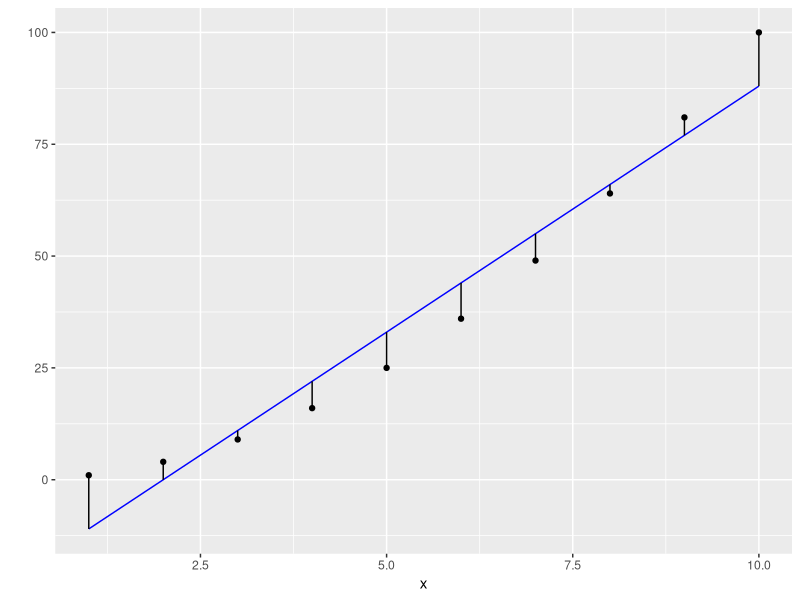
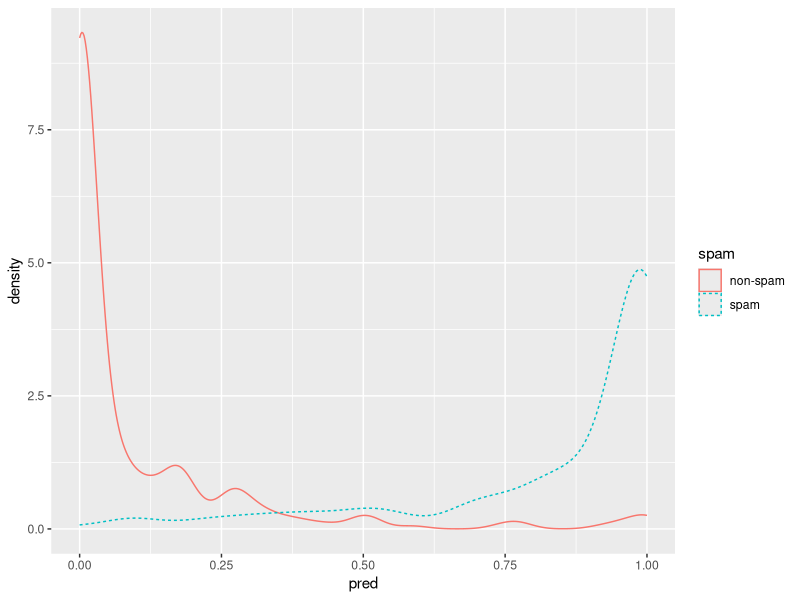
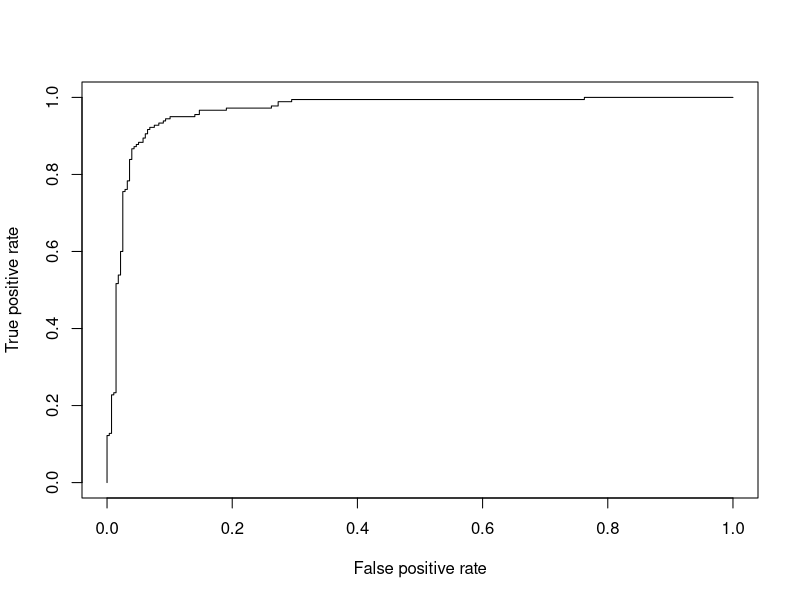
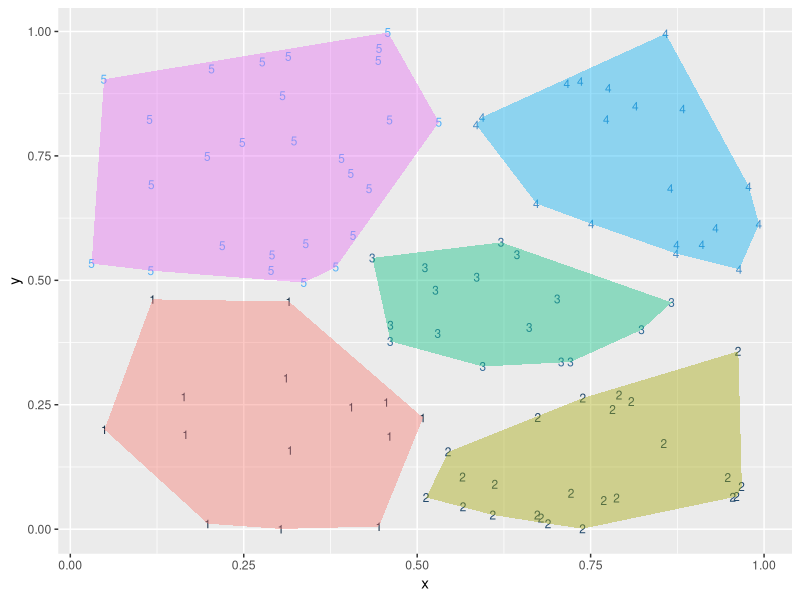

The R script that drew these images, in order:
## See https://www.filosophy.org/post/7/visual_algorithms_precision_and_recall/

# Listing 5.1 Building and applying a logistic regression spam model
spamD <- read.table('spamD.tsv',header=T,sep='\t')
spamTrain <- subset(spamD,spamD$rgroup>=10)
spamTest <- subset(spamD,spamD$rgroup<10)
spamVars <- setdiff(colnames(spamD),list('rgroup','spam'))
spamFormula <- as.formula(paste('spam=="spam"', paste(spamVars,collapse=' + '),sep=' ~ '))
# spamFormula

spamModel <- glm(spamFormula,family=binomial(link='logit'), data=spamTrain)
spamTrain$pred <- predict(spamModel,newdata=spamTrain, type='response')
spamTest$pred <- predict(spamModel,newdata=spamTest, type='response')
print(with(spamTest,table(y=spam,glmPred=pred>0.5)))

# Listing 5.2 Spam classifications
sample <- spamTest[c(7,35,224,327),c('spam','pred')]
print(sample)

# Listing 5.3 Spam confusion matrix
cM <- table(truth=spamTest$spam,prediction=spamTest$pred>0.5)
print(cM)

TP <- cM[1,1]
TN <- cM[2,2]
(TP + TN) / sum(cM)

# Listing 5.4 Entering data by hand
t <- as.table(matrix(data=c(288-1,17,1,13882-17),nrow=2,ncol=2))
rownames(t) <- rownames(cM)
colnames(t) <- colnames(cM)
print(t)

(t[1,1] + t[2,2]) / sum(t)

# Precision TP / (TP + FP)
# "of all things that were labeled as spam, how many were actually spam?"
# van alle studenten van wie we aangaven dat ze zouden uitvallen, hoeveel vielen daadwerkelijk uit?
cM[2,2] / (cM[2,2]+cM[1,2])
t[2,2] / (t[2,2]+t[1,2])

# Recall TP / (TP + FN) - ook wel genoemd Prevalence
# "of all the things that are truly spam, how many did we label?"
# van alle studenten die uitvielen, hoeveel vonden we daarvan
cM[2,2] / (cM[2,2]+cM[2,1])
t[2,2] / (t[2,2]+t[2,1])

# 5.5 Plotting Residuals
d <- data.frame(y=(1:10)^2,x=1:10)
model <- lm(y~x,data=d)
d$prediction <- predict(model,newdata=d)
library('ggplot2')
ggplot(data=d) + geom_point(aes(x=x,y=y)) +
    geom_line(aes(x=x,y=prediction),color='blue') +
    geom_segment(aes(x=x,y=prediction,yend=y,xend=x)) +
    scale_y_continuous('')

# 5.6 Double density plot
ggplot(data=spamTest) +
    geom_density(aes(x=pred,color=spam,linetype=spam))

# Listing 5.7 Plotting the receiver operating characteristic curve
library('ROCR')
eval <- prediction(spamTest$pred,spamTest$spam)
plot(performance(eval,"tpr","fpr"))
print(attributes(performance(eval,'auc'))$y.values[[1]])

# 5.11 Clustering random data in the plane
set.seed(32297)
d <- data.frame(x=runif(100),y=runif(100))
clus <- kmeans(d,centers=5)
d$cluster <- clus$cluster

# 5.12 Plotting our clusters
library('ggplot2'); library('grDevices')
h <- do.call(rbind,
             lapply(unique(clus$cluster),
                    function(c) { f <- subset(d,cluster==c); f[chull(f),]}))
ggplot() +
    geom_text(data=d,aes(label=cluster,x=x,y=y,
                         color=cluster),size=3) +
    geom_polygon(data=h,aes(x=x,y=y,group=cluster,fill=as.factor(cluster)),
                 alpha=0.4,linetype=0) +
    theme(legend.position = "none")

# 5.13 Calculating the size of each cluster
table(d$cluster)

# 5.14 Calculating the typical distance between items in every pair of clusters
library('reshape2')
n <- dim(d)[[1]]
pairs <- data.frame(
    ca = as.vector(outer(1:n,1:n,function(a,b) d[a,'cluster'])),
    cb = as.vector(outer(1:n,1:n,function(a,b) d[b,'cluster'])),
    dist = as.vector(outer(1:n,1:n,function(a,b)
        sqrt((d[a,'x']-d[b,'x'])^2 + (d[a,'y']-d[b,'y'])^2)))
)
dcast(pairs,ca~cb,value.var='dist',mean)
